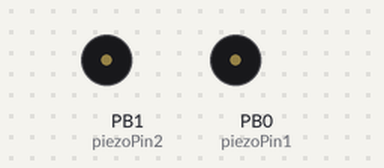
Recording of a sketch running on a simulated ATtiny85, built with avr-gcc and run on an emulated ATtiny85. On the bench: buzzer (waves = sounding, pin HIGH). Sleep ends after the set time or at an interrupt; random numbers use the default seed unless the sketch sets one.

Above: at 0.1 s.
At 8.3 s:
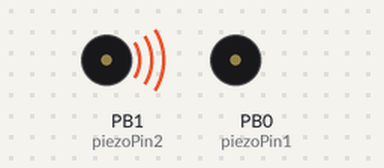
At 14.0 s:
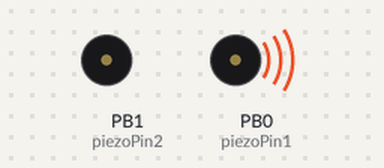
Timing chart, 0 to 15.5 s (numbered marks = the images above):
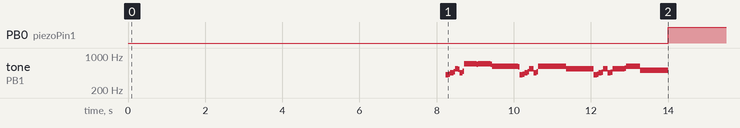

The sketch:

SleepMusicPiezo.ino
```cpp
#include <avr/sleep.h> //Needed for sleep_mode
#include <avr/wdt.h> //Needed to enable/disable watch dog timer
/////////////////////////MUSICAL NOTES/////////////////////////////
#define  a2     110
#define  aS2    117

#define  b2     124

////////////////////////////////////

#define  c3     131
#define  cS3    139

#define  d3     147
#define  dS3    156

#define  e3     165
#define  f3     175
#define  fS3    185

#define  g3     196
#define  gS3    208

#define  a3     220
#define  aS3    233

#define  b3     247

///////////////////////////////////

#define  c4     261
#define  cS4    278

#define  d4     294
#define  dS4    311

#define  e4     329
#define  f4     349
#define  fS4    370

#define  g4     392
#define  gS4    208

#define  a4     440
#define  aS4    466

#define  b4     493

///////////////////////////////////

#define  c5     523
#define  cS5    554

#define  d5     587
#define  dS5    622

#define  e5     659
#define  f5     698
#define  fS5    740

#define  g5     784
#define  gS5    830

#define  a5     880
#define  aS5    932

#define  b5     988
///////////////////////////////

#define  c6     1046
#define  cS6    1109

#define  d6     1174
#define  dS6    1245

#define  e6     1319
#define  f6     1397
#define  fS6    1480

#define  g6     1568
#define  gS6    1661

#define  a6     1760
#define  aS6    1865

#define  b6     1976
///////////////////////////////

#define  c7     2093
#define  cS7    2217

#define  d7     2349
#define  dS7    2489

#define  e7     2637
#define  f7     2794
#define  fS7    2960

#define  g7     3136
#define  gS7    3322

#define  a7     3520
#define  aS7    3729

#define  b7     3951
///////////////////////////////
#define  R     0
/////////////////////////MUSICAL NOTES/////////////////////////////


////////////VARIABLES///////////////////////////////////////
//Connect the piezo wires to these pins
const int piezoPin1 =  0;
const int piezoPin2 =  1;
int count = 0;
int randTime = 0;

//speed the music plays at (<1 increase speed, >1 decrease speed)
const float sped = 3;

//vars used in program
int piezoState1 = LOW;
int piezoState2 = HIGH;

////////////VARIABLES///////////////////////////////////////


///////////////////////////SONGS N STUFF///////////////////////////////////some of these are a little off key
//tetris
int melodyT[] = {a6 ,e6 ,f6 ,g6 ,a6 ,g6 ,f6 ,e6 ,   d6 ,d6 ,f6 ,a6 ,g6 ,f6 ,   e6 ,f6 ,g6 ,a6 ,   f6 ,d6 ,d6 ,   R  ,g6 ,aS6 ,d7 ,c7 ,b6 ,   a6 ,f6 ,a6 ,g6 ,f6 ,   e6 ,e6 ,f6 ,g6 ,a6 ,   f6 ,d6 ,d6 ,R };
int beatsT[]  = {320,160,160,160,80 ,80 ,160,160,   320,160,160,320,160,160,   480,160,320,320,   320,320,640,   160,320,160 ,320,160,160,   480,160,320,160,160,   320,160,160,320,320,   320,320,320,320};

//galaga
int melodyG[] = {a5,d6,e6,e6,g6,fS6,d6,e6,b6,a6,d6,e6,e6,g6,fS6,d6,a6,cS7,d7,c7,aS6,aS6,a6,g6,f6,e6,c6,c7,d7,c7,c7,a6,b6,g6,e6,a6,fS6,e6,R};
int beatsG[]  = {320,160,160,160,160,320,160,320,160,320,160,160,   160,160,320,160,320,160,320,160,160,160,160,320,   160,320,160,320,160,160,160,160,160,160,160,160,160,160,320};

//mario
int melodyM[] = {e6,e6,R,e6, R,c6,e6,R, g6,R,R,R, g5,R,R,R, c6,R,R,g5, R,R,e5,R, R,a5,R,b5, R,aS5,a5,R, g5,e6,g6,a6,R,f6,g6, R,e6,R,c6, d6,b5,R,R};
int beatsM[]  = {160,160,160,160,160,160,160,160,160,160,160,160,160,160,160,160,160,160,160,160,160,160,160,160,160,160,160,160,160,160,160,160,160,160,160,160,160,160,160,160,160,160,160,160,160,160,160 };

//Nokia Ringtone!
int melodyN[] = {e6 ,d6 ,fS5 ,gS5 ,  cS6 ,b5 ,d5 ,e5 ,  b5 ,a5 ,cS5 ,e5 , a5};
int beatsN[] =  {80 ,80 ,160,160,  80, 80 ,160,160,  80 ,80 ,160,160, 320};

//RICK ROLLL
int melodyR[] = {gS5 ,aS5 , cS6, aS5, f6, f6, dS6,   gS5 ,aS5 , cS6, aS5, dS6, dS6, cS6,   gS5 ,aS5 , cS6, aS5, cS6, dS6, c6};//,  aS5, gS5, dS6, c6};
int beatsR[] =  { 40,  40,   40,  40,120,120, 240,   40,    40,  40,  40, 120, 120, 240,     40,  40,  40,  40, 120, 120,240};//,   80,  80,  160, 320};
///////////////////////////SONGS N STUFF///////////////////////////////////


ISR(WDT_vect) {
}

void setup()
{
  ADCSRA &= ~(1<<ADEN); //Disable ADC
  pinMode(piezoPin1, OUTPUT);
  pinMode(piezoPin2, OUTPUT);
  set_sleep_mode(SLEEP_MODE_PWR_DOWN);
  sleep_enable();
}

void loop()
{
  //To change tune swap out all "melodyR" and "beatsR" with respective beats & melody arrays
  setup_watchdog(9); //8sec sleep
  sleep_mode();
  if(count >= randTime){
  randTime = random(225, 300);
  count = 0;
  for(int i = 0; i < (sizeof(melodyR)/sizeof(int)); i++){
    //Determine if there's a rest and do stuff accordingly
    if(melodyR[i] == 0){
      playRest(beatsR[i] * sped);
    }
    else{
      playNote(melodyR[i], beatsR[i] * sped);
    }
  }
   }else{
    count++;
   }
  }


//THIS FUNCTION PLAYS NOTES (wow)
void playNote(double frequency, unsigned long duration){ //frequency in Hz, duration in ms

  double pause = (1000000.0/frequency); //pause is period in microseconds
  unsigned long startMicros = micros(); //start time of note in microseconds
  unsigned long currentMicros = micros(); //current system time in microseconds
  unsigned long previousMicros = 0; //start time of cycle/period in microseconds
  while((currentMicros-startMicros) < (duration*1000)){  //Once note duration in ms has elapsed, stop playing note
    currentMicros = micros();
    if (currentMicros - previousMicros >= pause) { //once a cycle/period has elapsed change piezo polarity
    previousMicros = currentMicros;
    if (piezoState1 == LOW) {
      piezoState1 = HIGH;
      piezoState2 = LOW;
    } else {
      piezoState1 = LOW;
      piezoState2 = HIGH;
    }
    digitalWrite(piezoPin1, piezoState1);
    digitalWrite(piezoPin2, piezoState2);
  }
  }

}

//waits a rest
void playRest(unsigned long duration){ //frequency in Hz, duration in ms

  unsigned long startMicros = micros();
  unsigned long currentMicros = micros();
  while((currentMicros-startMicros) < (duration*1000)){ //wait until duration in ms has elapsed
    currentMicros = micros();
  }

}


//Sets the watchdog timer to wake us up, but not reset
//0=16ms, 1=32ms, 2=64ms, 3=128ms, 4=250ms, 5=500ms
//6=1sec, 7=2sec, 8=4sec, 9=8sec
//From: http://interface.khm.de/index.php/lab/experiments/sleep_watchdog_battery/
void setup_watchdog(int timerPrescaler) {

  if (timerPrescaler > 9 ) timerPrescaler = 9; //Limit incoming amount to legal settings

  byte bb = timerPrescaler & 7;
  if (timerPrescaler > 7) bb |= (1<<5); //Set the special 5th bit if necessary

  //This order of commands is important and cannot be combined
  MCUSR &= ~(1<<WDRF); //Clear the watch dog reset
  WDTCR |= (1<<WDCE) | (1<<WDE); //Set WD_change enable, set WD enable
  WDTCR = bb; //Set new watchdog timeout value
  WDTCR |= _BV(WDIE); //Set the interrupt enable, this will keep unit from resetting after each int
}
```

Measured:
- by itself, PB0 (piezoPin1): LOW → HIGH at 14.0 s
- by itself, tone on PB1 (piezoPin2): plays 410 Hz for 0.08 s, 419 Hz for 0.04 s, 457 Hz for 0.08 s, 471 Hz for 0.04 s, 549 Hz for 0.08 s, 540 Hz for 0.04 s … (49 notes in this stretch)
